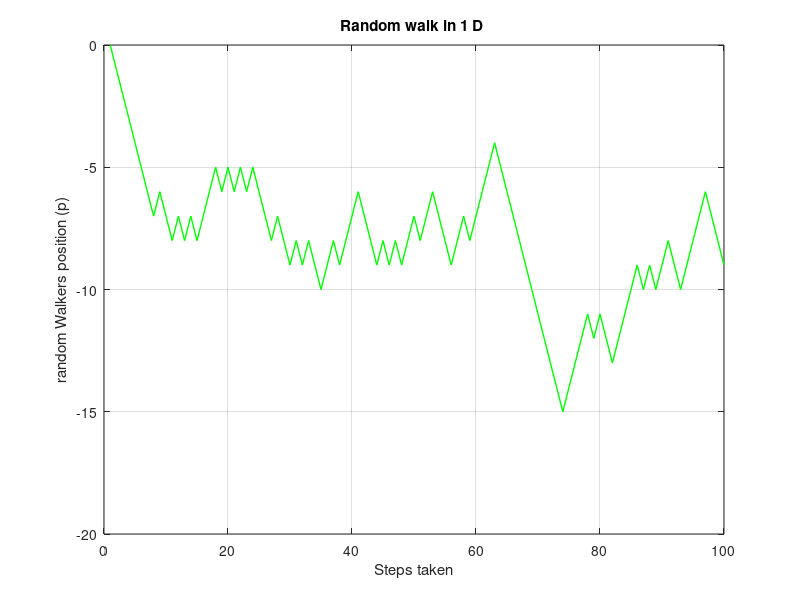

The MATLAB source for this figure:
close all;
clear all;

step=100


p(1)=0;


    
for i = 1:step-1
    
 
    
    if rand(1)>0.5
            p(i+1)=p(i)+1;
    else 
            p(i+1)=p(i)-1;
         
    end
        
    
    
   
end




plot(p,'g','LineWidth',1)


xlabel('Steps taken')

ylabel('random Walkers position (p)')
grid on
title('Random walk in 1 D ')
